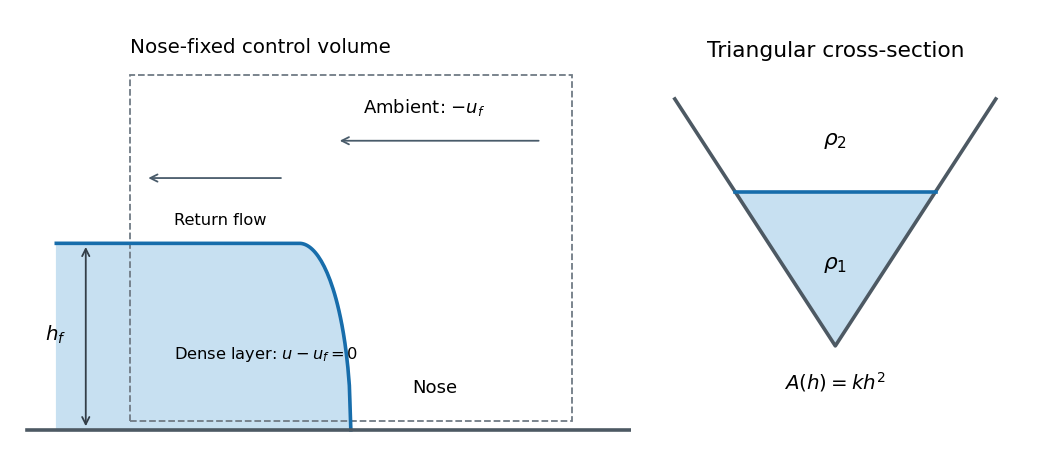

Generate this figure with Python:
"""Original gravity-current nose sketch; Python 3.14 with root dependencies.

Write the PNG basename to caller CWD, respecting MPLCONFIGDIR.
"""
from pathlib import Path
import matplotlib
matplotlib.use('Agg')
import matplotlib.pyplot as plt
from matplotlib.patches import Rectangle, Polygon
import numpy as np


def main():
    fig,(ax,section)=plt.subplots(1,2,figsize=(8.,3.6),dpi=130,
                                 gridspec_kw={'width_ratios':[1.65,1]},facecolor='white')
    x=np.linspace(-2,0,200)
    h=np.where(x<-.35,1.,np.sqrt(np.maximum(0,1-(x+.35)**2/.35**2)))
    ax.fill_between(x,0,h,color='#c7e0f1')
    ax.plot(x,h,color='#176dab',lw=2)
    ax.plot([-2.2,1.9],[0,0],color='#4d5963',lw=2)
    ax.add_patch(Rectangle((-1.5,.05),3.,1.85,fill=False,ls='--',lw=1,color='#707b85'))
    ax.annotate('',xy=(-.1,1.55),xytext=(1.3,1.55),arrowprops={'arrowstyle':'->','color':'#495b6a'})
    ax.text(.5,1.7,r'Ambient: $-u_f$',ha='center',fontsize=10)
    ax.annotate('',xy=(-1.4,1.35),xytext=(-.45,1.35),arrowprops={'arrowstyle':'->','color':'#495b6a'})
    ax.text(-1.2,1.1,'Return flow',fontsize=9)
    ax.text(-1.2,.38,r'Dense layer: $u-u_f=0$',fontsize=9)
    ax.annotate('',xy=(-1.8,1.),xytext=(-1.8,0),arrowprops={'arrowstyle':'<->','color':'#333e48'})
    ax.text(-2.08,.48,r'$h_f$',fontsize=11)
    ax.text(.42,.2,'Nose',fontsize=10)
    ax.text(-1.5,2.02,'Nose-fixed control volume',fontsize=11)
    ax.set(xlim=(-2.25,1.9),ylim=(-.1,2.2))
    ax.set_axis_off()
    k=.65;level=1.
    section.add_patch(Polygon([[-k*level,level],[k*level,level],[0,0]],facecolor='#c7e0f1',edgecolor='none'))
    section.plot([-k*1.6,0,k*1.6],[1.6,0,1.6],color='#4d5963',lw=2)
    section.plot([-k*level,k*level],[level,level],color='#176dab',lw=2)
    section.text(0,.5,r'$\rho_1$',ha='center',fontsize=12)
    section.text(0,1.3,r'$\rho_2$',ha='center',fontsize=12)
    section.text(0,-.28,r'$A(h)=kh^2$',ha='center',fontsize=11)
    section.set(xlim=(-1.2,1.2),ylim=(-.35,1.8),title='Triangular cross-section')
    section.set_aspect('equal');section.set_axis_off()
    fig.tight_layout()
    fig.savefig(Path.cwd()/'paper-83-front-control.png',facecolor='white',transparent=False)
    plt.close(fig)


if __name__=='__main__':main()
